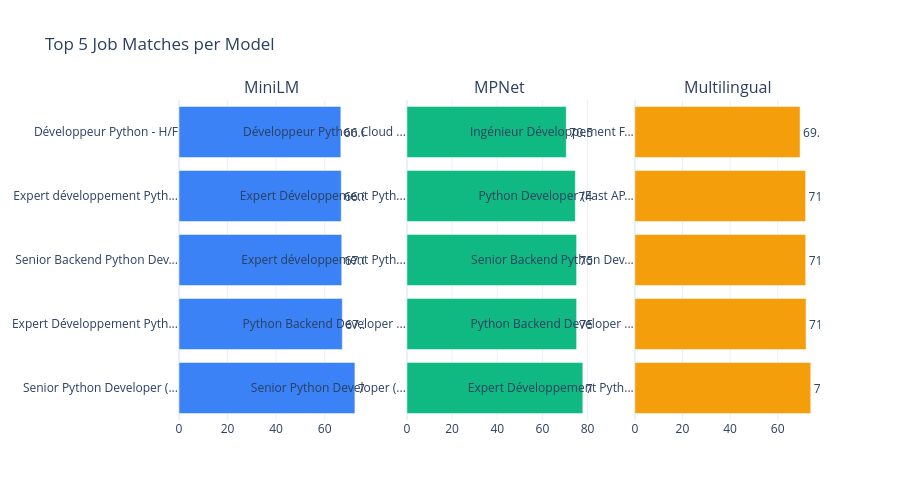

The notebook cell saved with this chart:
### Markdown cell above
### Chart 5 - Top 5 Jobs per Model

### Code cell
colors = ['#3B82F6', '#10B981', '#F59E0B']

fig5 = make_subplots(
    rows           = 1,
    cols           = 3,
    subplot_titles = list(all_results.keys()),
    shared_yaxes   = False
)

for col, (model_name, results) in enumerate(all_results.items(), 1):
    top5   = results[:5]
    titles = [
        r['title'][:25] + '...' if len(r['title']) > 25
        else r['title']
        for r in top5
    ]
    scores = [round(r['score'] * 100, 2) for r in top5]

    fig5.add_trace(
        go.Bar(
            x            = scores,
            y            = titles,
            orientation  = 'h',
            marker_color = colors[col - 1],
            text         = [str(s) + '%' for s in scores],
            textposition = 'outside',
            name         = model_name
        ),
        row=1, col=col
    )

fig5.update_layout(
    title      = 'Top 5 Job Matches per Model',
    template   = 'plotly_white',
    height     = 500,
    showlegend = False
)

fig5.show()

### Figure 1 — Plotly figure (JSON) as saved in the notebook; plotly's stock layout.template omitted (floating-point values rounded to 4 significant figures)
{"data": [{"marker": {"color": "#3B82F6"}, "name": "MiniLM", "orientation": "h", "text": ["72.48%", "67.29%", "67.05%", "66.85%", "66.68%"], "textposition": "outside", "type": "bar", "x": [72.48, 67.29, 67.05, 66.85, 66.68], "xaxis": "x", "y": ["Senior Python Developer (...", "Expert Développement Pyth...", "Senior Backend Python Dev...", "Expert développement Pyth...", "Développeur Python - H/F"], "yaxis": "y"}, {"marker": {"color": "#10B981"}, "name": "MPNet", "orientation": "h", "text": ["77.9%", "75.15%", "75.14%", "74.58%", "70.57%"], "textposition": "outside", "type": "bar", "x": [77.9, 75.15, 75.14, 74.58, 70.57], "xaxis": "x2", "y": ["Senior Python Developer (...", "Python Backend Developer ...", "Expert développement Pyth...", "Expert Développement Pyth...", "Développeur Python Cloud ..."], "yaxis": "y2"}, {"marker": {"color": "#F59E0B"}, "name": "Multilingual", "orientation": "h", "text": ["73.86%", "71.88%", "71.73%", "71.7%", "69.37%"], "textposition": "outside", "type": "bar", "x": [73.86, 71.88, 71.73, 71.7, 69.37], "xaxis": "x3", "y": ["Expert Développement Pyth...", "Python Backend Developer ...", "Senior Backend Python Dev...", "Python Developer (Fast AP...", "Ingénieur Développement F..."], "yaxis": "y3"}], "layout": {"annotations": [{"font": {"size": 16}, "showarrow": false, "text": "MiniLM", "x": 0.1444, "xanchor": "center", "xref": "paper", "y": 1, "yanchor": "bottom", "yref": "paper"}, {"font": {"size": 16}, "showarrow": false, "text": "MPNet", "x": 0.5, "xanchor": "center", "xref": "paper", "y": 1, "yanchor": "bottom", "yref": "paper"}, {"font": {"size": 16}, "showarrow": false, "text": "Multilingual", "x": 0.8556, "xanchor": "center", "xref": "paper", "y": 1, "yanchor": "bottom", "yref": "paper"}], "height": 500, "showlegend": false, "title": {"text": "Top 5 Job Matches per Model"}, "xaxis": {"anchor": "y", "domain": [0, 0.2889]}, "xaxis2": {"anchor": "y2", "domain": [0.3556, 0.6444]}, "xaxis3": {"anchor": "y3", "domain": [0.7111, 1]}, "yaxis": {"anchor": "x", "domain": [0, 1]}, "yaxis2": {"anchor": "x2", "domain": [0, 1]}, "yaxis3": {"anchor": "x3", "domain": [0, 1]}}}
